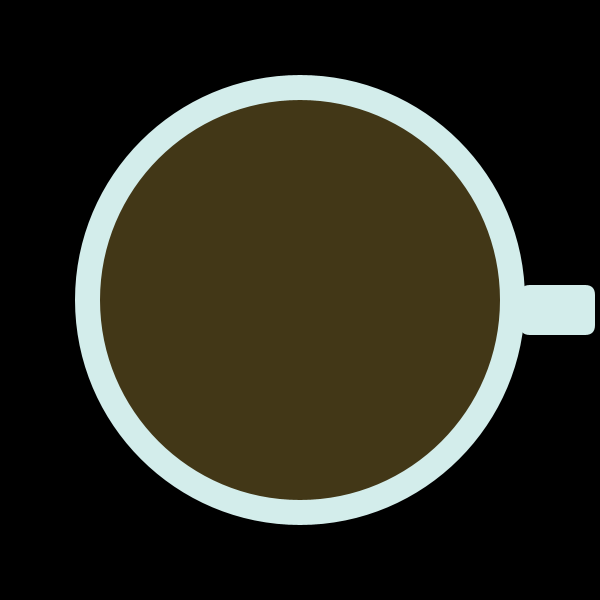
Frame 1 (no input)
Frame 60 (the mouse pressed at the canvas centre just before this capture): identical to frame 1, image omitted
Frame 120 (the mouse held since frame 60 and released just before this capture): identical to frame 1, image omitted

The Processing sketch that drew this single still picture (run headless with seeded random() and noise(); from frame 60 on, the mouse is pressed at the canvas centre):

// Processing sketch: latte
// ── latte.pde
// following work done in paper: http://www.dgp.toronto.edu/people/stam/reality/Research/pdf/GDC03.pdf
// with further explanation here: http://www.dgp.toronto.edu/people/stam/reality/Research/pdf/SmokeAndFire.pdf

import java.util.Arrays;

int N = 150;
int size = (N+2)*(N+2); // should make 100 x 100 or even 200 x 200

float dt = .1; // time
float visc = 0.002; // viscosity
float diff = 0.00001; // diffusion rate
float source = 50; // how much density to add
float force = 13; // force from mouse movement for velocity

// make velocity and density arrays, they do it one dimensionally which i guess we could also do?
// or could do two dimensionally and not need to write a translation algorithm
float[] u = new float[size];
float[] v = new float[size];
float[] u_prev = new float[size];
float[] v_prev = new float[size];

float[] dens = new float[size];
float[] dens_prev = new float[size];

int display = 0; // 0 for drawing densities, 1 for drawing velocities

boolean paused = false;

void setup() {
  size(600,600); 
  noStroke();
  colorMode(RGB,1.0); // 1 is max intensity
  
  //dens_prev[idx(2,2)] = 100;
  
  //noLoop();
}

// Purpose: since our one dimensional arrays are actually two dimensional, 
// this function will take the two dimensions and squash them together
// Parameters: i is the row index, j is the column index
int idx(int i, int j) {
  return (i + (N+2)*j);
}

// Purpose: create walls around the edge -- code can be modified to create
//   other interesting boundary conditions
// Parameters: N is size, b is boundary number, x is array to be modified
void set_bnd(int N, int b, float[] x) {
  int i;
  
  for (i = 1; i <= N; i++) {
    if (b == 1) {
      x[idx(  0,i)] = -x[idx(1,i)];
      x[idx(N+1,i)] = -x[idx(N,i)];
    } else {
      x[idx(  0,i)] = x[idx(1,i)];
      x[idx(N+1,i)] = x[idx(N,i)];      
    } 
    
    if (b == 2) {
      x[idx(i,  0)] = -x[idx(i,1)];
      x[idx(i,N+1)] = -x[idx(i,N)];
    } else {
      x[idx(i,  0)] = x[idx(i,1)];
      x[idx(i,N+1)] = x[idx(i,N)];
    }
  }
  x[idx(  0,  0)] = 0.5*(x[idx(1,  0)]+x[idx(  0,  1)]);
  x[idx(  0,N+1)] = 0.5*(x[idx(1,N+1)]+x[idx(  0,  N)]);
  x[idx(N+1,  0)] = 0.5*(x[idx(N,  0)]+x[idx(N+1,  1)]);
  x[idx(N+1,N+1)] = 0.5*(x[idx(N,N+1)]+x[idx(N+1,  N)]);
}

// Purpose: adds a source to the density
// Parameters: N is size of one dimension, x is quite possibly the denisty array, 
//   s is all of the sources, dt is change in time
void add_source(int N, float[] x, float[] s, float dt) {
  size = (N+2)*(N+2);
  for (int i = 0; i < size; i++) {
    x[i] += dt*s[i]; // source * change in time gets added to x
  }
}

// Purpose: account for diffusion rates, both in and out using Gauss-Seidel relaxation
// Parameters: N is the size of the array, b is boundary, x is array to change, 
//   x0 is old array, diff is rate of diffusion, dt is change in time
void diffuse(int N, int b, float[] x, float[] x0, float diff, float dt) {
  int i, j, k;
  float a = dt*diff*N*N; 
  for (k = 0; k < 20; k++) {
    for (i = 1; i <= N; i++) {
      for (j = 1; j <= N; j++) { // can go up to equal bc we deal with boundary conditions below
        // LONG EQUATION BELOW: separated a bit
        // i,j is current cell
        // i-1,j is cell to the left
        // i,j+1 is cell above
        // i+1,j is cell to the right
        // i,j-1 is cell below
        float math = (x0[idx(i,j)] + a*(x[idx(i-1,j)]+x[idx(i+1,j)]+x[idx(i,j-1)]+x[idx(i,j+1)]))/(1+4*a);
        x[idx(i,j)] = math;
      }
    }
    set_bnd(N,b,x);
  }
}

// Purpose: simulates the movement of the particles through back tracing
// Parameters: N is the size of the array, b is boundary, d is the ???density??? same with d0,
//   u is the velocity in one direction and v is the velocity in another, dt is change in time
void advect(int N, int b, float[] d, float[] d0, float[] u, float[] v, float dt) {
  int i, j, i0, j0, i1, j1;
  float x, y, s0, t0, s1, t1, dt0;
  
  dt0 = dt*N;
  for (i = 1; i <= N; i++) {
    for (j = 1; j <= N; j++) {
      x = i-dt0*u[idx(i,j)]; 
      y = j-dt0*v[idx(i,j)];
      
      // make sure x is in bounds, if not, force it
      if (x < 0.5) {
        x = 0.5;  
      } else if (x > N+.05) {
        x = N+.05;
      }
      i0 = int(x);
      i1 = i0 + 1;
      
      // do the same thing for y
      if (y < 0.5) {
        y = 0.5;  
      } else if (y > N+.05) {
        y = N+.05;
      }
      j0 = int(y);
      j1 = j0 + 1;  
      
      // deal with other values
      s1 = x - i0;
      s0 = 1 - s1;
      t1 = y - j0;
      t0 = 1 - t1;
      
      // update density
      d[idx(i,j)] = s0*(t0*d0[idx(i0,j0)] + t1*d0[idx(i0,j1)]) +
                    s1*(t0*d0[idx(i1,j0)] + t1*d0[idx(i1,j1)]);
    }
  }
  set_bnd(N,b,d); 
}

// Purpose: make sure velocity field retains mass by using hodge decomposition
// Parameters: N is size, u and v are velocities, p is ???, div is ???
void project(int N, float[] u, float[]v, float[] p, float[] div) {
  int i, j, k;
  float h;
  
  h = 1.0/N;
  for (i = 1; i <= N; i++) {
    for (j = 1; j <= N; j++) {
      div[idx(i,j)] = -0.5*h*(u[idx(i+1,j)]-u[idx(i-1,j)]+
                              v[idx(i,j+1)]-v[idx(i,j-1)]);
      p[idx(i,j)] = 0;
    }
  }
  set_bnd(N,0,div);
  set_bnd(N,0,p);
  
  for (k = 0; k < 20; k++) {
    for (i = 1; i <= N; i++) {
      for (j = 1; j <= N; j++) {
        p[idx(i,j)] = (div[idx(i,j)]+p[idx(i-1,j)]+p[idx(i+1,j)]+
                                     p[idx(i,j-1)]+p[idx(i,j+1)])/4;
      }
    }
    set_bnd(N,0,p);
  }
  
  for (i = 1; i <= N; i++) {
    for (j = 1; j <= N; j++) {
      u[idx(i,j)] -= 0.5*(p[idx(i+1,j)]-p[idx(i-1,j)])/h;
      v[idx(i,j)] -= 0.5*(p[idx(i,j+1)]-p[idx(i,j-1)])/h;
    }
  }
  set_bnd(N,1,u);
  set_bnd(N,2,v);             
}

// Purpose: combine all of our steps—sources, diffusing, and advecting—into one function
// Parameters: yeah... 
void dens_step(int N, float[] x, float[] x0, float[] u, float[] v, float diff, float dt) {
  float[] tmp;
  
  add_source(N, x, x0, dt); // add our source first!

  tmp = x;
  x = x0;
  x0 = tmp;
  
  // HERE!!!
  diffuse(N,0,x,x0,diff,dt);
  tmp = x;
  x = x0;
  x0 = tmp;
  
  advect(N,0,x,x0,u,v,dt);
}


// Purpose: update the velocity based on new forces, diffusion, and advection
// Parameters: N is the size of the array, u and v are velocities (u0 and v0 are old velocities), 
//   visc is the viscocity (!!!), and dt is change in time
void vel_step(int N, float[] u, float[] v, float[] u0, float[] v0, float visc, float dt) {
  float[] tmp;
  
  add_source(N, u, u0, dt);
  add_source(N, v, v0, dt);
  
  // swap
  tmp = u;
  u = u0;
  u0 = tmp;

  diffuse(N, 1, u, u0, visc, dt);
  
  //swap
  tmp = v;
  v = v0;
  v0 = tmp;
  
  diffuse(N, 2, v, v0, visc, dt); 
  
  project(N, u, v, u0, v0);
  
  //swap
  tmp = u;
  u = u0;
  u0 = tmp;
  
  tmp = v;
  v = v0;
  v0 = tmp;
  
  advect(N, 1, u, u0, u0, v0, dt);
  advect(N, 2, v, v0, u0, v0, dt); 
  
  project(N, u, v, u0, v0);
}



// Purpose: test when the mouse is being pressed in order to create densities


// Purpose: draw the velocity grid
void draw_vels() {
  int i,j;
  float x,y,h;
  
  h = width*(1./N); // partial size of each grid space
  
  //fill(.5);
  stroke(.5);
  strokeWeight(1);
  
  for (i = 1; i <= N; i++) {
    x = (i-1)*h; // offsets to where it should be
    for (j = 1; j <= N; j++) {
      y = (j)*h; // again, offsets to where it should be
      line(x,y,x+width*u[idx(i,j)],y+height*v[idx(i,j)]);
    }
  }
}

// Purpose: to draw the actual densities!
// Parameters: N is size of grid, dens is array of densities that are to be displayed!
void draw_dens(int N, float[] dens) {
  noStroke();
  int i,j;
  float x,y,h,d00;//,d01,d10,d11;
  
  h = width*(1./N); // partial size of each grid space
  
  for (i = 0; i <= N; i++) {
    x = (i-1)*h; // offsets to where it should be
    for (j = 0; j <= N; j++) {
      y = (j)*h; // again, offsets to where it should be
      
      // find densities of the four points
      d00 = dens[idx(  i,  j)];
      //d01 = dens[idx(  i,j+1)];
      //d10 = dens[idx(i+1,  j)];
      //d11 = dens[idx(i+1,j+1)];
      float distance = dist(300, 300, x, y);
      if (distance<=200){
        beginShape();
        fill(239./255, 252./255, 138./255, d00);
        vertex(x,y);
        vertex(x+h,y);
        vertex(x+h,y+h);
        vertex(x,y+h);
        endShape();
      }
    }
  }
}

void draw_grid() {
  int i,j;
  float h;
  stroke(120./255,130./255,255./255);
  h = width*(1./N); // partial size of each grid space

  for (i = 0; i < N; i++) {
    line(h*i,0,h*i,height);
  }
  
  for (j = 0; j < N; j++) {
    line(0,j*h,width,j*h); 
  }
  noStroke();
}

// Parameters: d is density array, u and v are velocity arrays
void testMousePressed(float[] d, float[] u, float[] v) {
  if (mousePressed) {
    // convert coordinate to grid space
    int i,j;
    
    i = int((mouseX/float(width))*N+1);
    j = int((mouseY/float(height))*N+1);
    
    // check if offscreen
    if (i < 1 || i > N || j < 1 || j > N) {
      return; 
    }

    if (mouseButton == RIGHT) {
      d[idx(i,j)] = source;
    } 
    if (mouseButton == LEFT) {
      u[idx(i,j)] = force*(mouseX-pmouseX);
      v[idx(i,j)] = force*(mouseY-pmouseY);
    }
  }
}

void keyPressed() {
  if (key == ' ') {
    display = (display+1) % 2;
  } else if (key == 'p') {
    paused = !paused; 
  }
}

void reset(float[] u, float[] v, float[] d) {
  int i;
  int size = (N+2)*(N+2);
  for (i = 0; i < size; i++) {
    u[i] = 0;
    v[i] = 0;
    d[i] = 0;
  }
  //d[idx((N+2)/2,(N+2)/2)] = source;
}

void draw() {
  background(0);
  fill(211./255, 237./255, 235./255);
  ellipse(300, 300, 450, 450);
  rect(520, 285, 75, 50, 10, 10, 10, 10);
  fill(66./255, 55./255, 23./255);
  ellipse(300, 300, 400, 400);
  
  if (!paused) {
    reset(u_prev,v_prev,dens_prev);
    testMousePressed(dens_prev,u_prev,v_prev); 
    vel_step(N,u,v,u_prev,v_prev,visc,dt);
    dens_step(N,dens,dens_prev,u,v,diff,dt);
  }

  if (display == 0) {
    draw_dens(N,dens);
  } else {
    draw_vels();
  }
}
